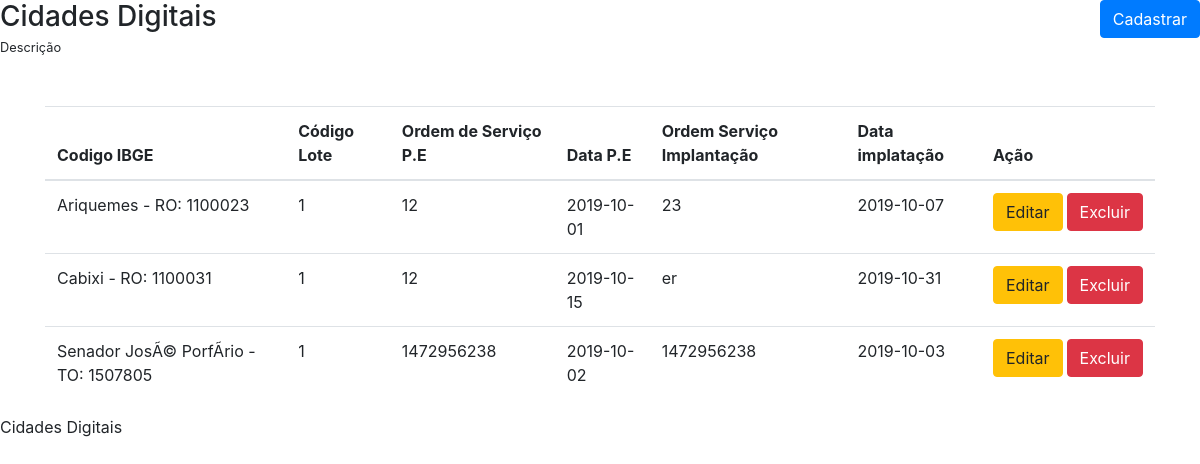
The page /View/Cd.php on the database as committed earlier.
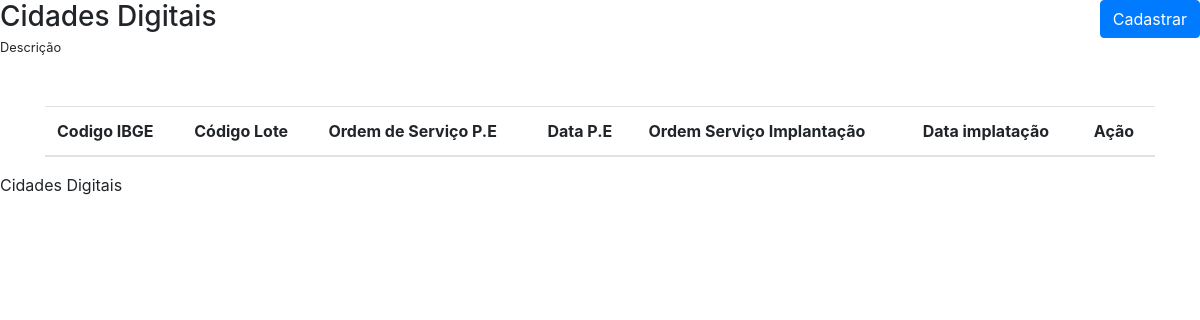
The same page on the database as committed later.
### tables this page shows
CREATE TABLE `cd` (
  `cod_ibge` int(7) NOT NULL,
  `cod_lote` int(11) NOT NULL,
  `os_pe` varchar(10) DEFAULT NULL,
  `data_pe` date DEFAULT NULL,
  `os_imp` varchar(10) DEFAULT NULL,
  `data_imp` date DEFAULT NULL,
  PRIMARY KEY (`cod_ibge`),
  KEY `fk_cd_lote1_idx` (`cod_lote`),
  CONSTRAINT `fk_cd_lote1` FOREIGN KEY (`cod_lote`) REFERENCES `lote` (`cod_lote`) ON DELETE NO ACTION ON UPDATE NO ACTION,
  CONSTRAINT `fk_cd_municipio1` FOREIGN KEY (`cod_ibge`) REFERENCES `municipio` (`cod_ibge`) ON DELETE NO ACTION ON UPDATE NO ACTION
);

### Model/DAO/ClassCdDAO.PHP (called while the page is built, shortened)
<?php
class ClassCdDAO {
    public function listarCd(){
        try {
            $pdo = Conexao::getInstance();
            $sql = "SELECT CONCAT(municipio.nome_municipio,  ' - ' , municipio.uf,': ',cd.cod_ibge) AS cod_ibge,cd.cod_lote,cd.os_pe,cd.data_pe,cd.os_imp,cd.data_imp
            FROM cd
            INNER JOIN municipio ON cd.cod_ibge = municipio.cod_ibge
            ORDER BY cod_ibge ASC";
            $stmt = $pdo->prepare($sql);
            $stmt->execute();
            return $stmt->fetchAll();
        } catch (PDOException $ex) {
            return $ex->getMessage();
        }
    }
}

### Controller/ControleListarCd.php (called while the page is built)
<?php
require_once '../Model/DAO/ClassCdDAO.php';
$listar = new ClassCdDAO();
$dados = $listar->listarCd();
if($dados) {
    $array_dados = $dados;
} else {
    $array_dados = [];
}

### view/Cd.php (the view, shortened to what this page needs)
<?php
    include_once("_cabecalho.php");
    require_once("../Controller/ControleListarCd.php");
    ?>
    <main id="main">
        <div class="row mb-5">
          <div id="mainHeader" class="col-md-6 d-flex align-items-center">
            <span>
            <h3 class="mb-0">Cidades Digitais</h3>
            <small>Descrição</small>
            </span>
            </div>
            <div class="col-md-6 text-right">
                <button type="button" class="btn btn-primary" data-toggle="modal" data-target=".cadastrar-Cd-modal-lg">
                Cadastrar
                </button>
            </div>
        </div>
        <div class="container">
          <div class="row">
            <div class="col-12">
              <div class="table-responsive">
                <table class="table">
                  <thead>
                    <tr>
                      <th scope="col">Codigo IBGE</th>
                      <th scope="col">Código Lote</th>
                      <th scope="col">Ordem de Serviço P.E </th>
                      <th scope="col">Data P.E</th>
                      <th scope="col">Ordem Serviço Implantação</th>
                      <th scope="col">Data implatação</th>
                      <th scope="col">Ação</th>
                    </tr>
                  </thead>
                  <tbody>
                  <?php
                    foreach($array_dados as $key => $value) {
                        ?>
                        <tr>
                          <td><?php echo $value['cod_ibge'] ?></td>
                          <td><?php echo $value['cod_lote'] ?></td>
                          <td><?php echo $value['os_pe'] ?></td>
                          <td><?php echo $value['data_pe'] ?></td>
                          <td><?php echo $value['os_imp'] ?></td>
                          <td><?php echo $value['data_imp'] ?></td>
                          <td>
                            <span class="d-flex">
                              <a href="<?php echo URL ?>View/CdEditar.php?cod_ibge=<?php echo $value['cod_ibge'] ?>"
                                class="btn btn-warning mr-1">
                                Editar
                              </a>
                              <button onclick="apagarDados('<?php echo URL ?>Controller/ControleApagarCd.php?cod_ibge=<?php echo $value['cod_ibge'] ?>')" class="btn btn-danger">Excluir</button>
                            </span>
                          </td>
                        </tr>
                        <?php
                    }
                  ?>
                  </tbody>
                </table>
              </div>
            </div>
          </div>
        </div>
    </main>
  <?php
    include_once('_rodape.php');
?>

### view/_cabecalho.php (shortened to what this page needs)
<!DOCTYPE html>
<html lang="pt-br">
  <head>
    <link rel="stylesheet" href="<?php echo URL ?>View/css/estilos.css">
    <link rel="stylesheet" href="<?php echo URL ?>View/css/icones.css">
    <link rel="stylesheet" href="<?php echo URL ?>View/css/bootstrap.css">
  </head>
  <body>
  <div class="w-100">

### view/_rodape.php (shortened to what this page needs)
    <footer id="footer">
      <p>
        Cidades Digitais
      </p>
    </footer>
</div>
  </body>
</html>

Rows that differ between the two databases and show on the page:
removed cd: cod_ibge "Ariquemes - RO: 1100023", cod_lote "1", os_pe "12", data_pe "2019-10-01", os_imp "23", data_imp "2019-10-07"
removed cd: cod_ibge "Cabixi - RO: 1100031", cod_lote "1", os_pe "12", data_pe "2019-10-15", os_imp "er", data_imp "2019-10-31"
removed cd: cod_ibge "Senador JosÃ© PorfÃ­rio - TO: 1507805", cod_lote "1", os_pe "1472956238", data_pe "2019-10-02", os_imp "1472956238", data_imp "2019-10-03"
